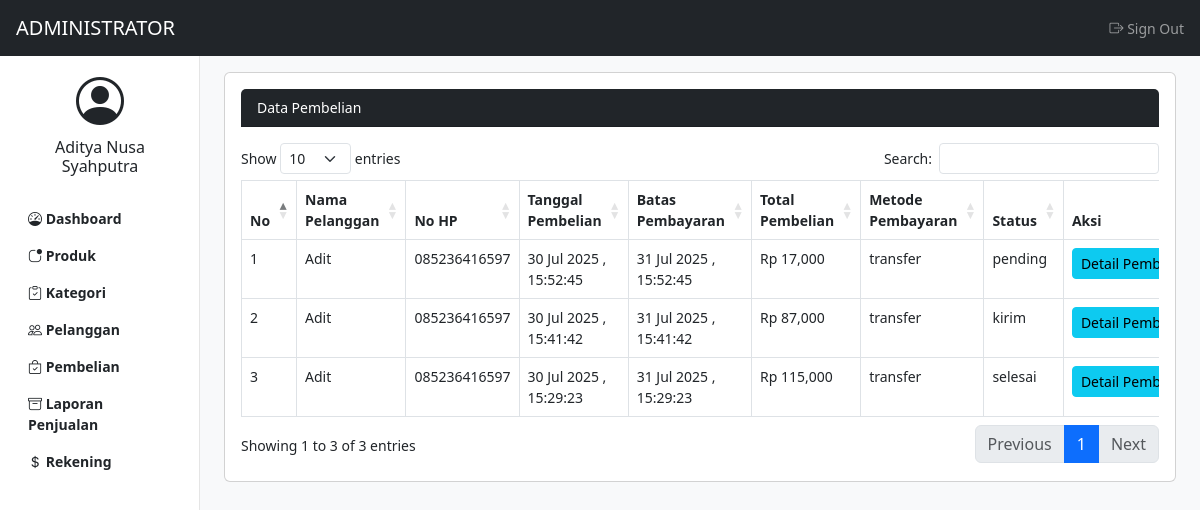
/admin/pembelian.php (signed in), run on the app's committed database.
### tables this page shows
CREATE TABLE `pembelian` (
  `id_pembelian` int(11) NOT NULL,
  `id_pelanggan` int(11) NOT NULL,
  `tanggal_pembelian` datetime NOT NULL,
  `batas_pembayaran` datetime NOT NULL,
  `total_pembelian` int(11) NOT NULL,
  `status_pembelian` enum('pending','lunas','kirim','selesai','batal') NOT NULL,
  `metode_pembayaran` enum('transfer','cod') NOT NULL
);

CREATE TABLE `pelanggan` (
  `id_pelanggan` int(11) NOT NULL,
  `username_pelanggan` varchar(100) NOT NULL,
  `password_pelanggan` varchar(100) NOT NULL,
  `nama_pelanggan` varchar(100) NOT NULL,
  `jk_pelanggan` enum('laki laki','perempuan') NOT NULL,
  `alamat_pelanggan` text NOT NULL,
  `hp_pelanggan` varchar(15) NOT NULL,
  `email_pelanggan` varchar(50) NOT NULL
);

### admin/pembelian.php (the view, shortened to what this page needs)
<?php
include "header.php";
$ambil_p = $koneksi -> query("SELECT * FROM pembelian LEFT JOIN pelanggan ON pembelian.id_pelanggan = pelanggan.id_pelanggan ORDER BY id_pembelian DESC");
$pembelian = array();
while ($tiap_p = $ambil_p -> fetch_assoc())
{
	$pembelian[] = $tiap_p;
}
?>
<div class="card-header bg-dark text-white mb-3">Data Pembelian</div>
<div class="table-responsive">
	<table class="table table-bordered table-hover" id="thetable">
		<thead>
			<tr>
				<th>No</th>
				<th>Nama Pelanggan</th>
				<th>No HP</th>
				<th>Tanggal Pembelian</th>
				<th>Batas Pembayaran</th>
				<th>Total Pembelian</th>
				<th>Metode Pembayaran</th>
				<th>Status</th>
				<th>Aksi</th>
			</tr>
		</thead>
		<tbody>
			<?php foreach ($pembelian as $key => $value): ?>
				<tr>
					<td><?php echo $key+1; ?></td>
					<td><?php echo $value["nama_pelanggan"]; ?></td>
					<td><?php echo $value["hp_pelanggan"]; ?></td>
					<td><?php echo date("d M Y , H:i:s",strtotime($value["tanggal_pembelian"])); ?></td>
					<?php if ($value['metode_pembayaran']=="transfer"): ?>
						<td><?php echo date("d M Y , H:i:s",strtotime($value["batas_pembayaran"])); ?></td>
						<?php else: ?>
						<td align="center">-</td>
						<?php endif ?>
					<td>Rp <?php echo number_format($value["total_pembelian"]); ?></td>
					<td><?php echo $value["metode_pembayaran"]; ?></td>
					<td><?php echo $value["status_pembelian"]; ?></td>
					<td nowrap="nowrap">
						<a href="detail_pembelian.php?id=<?php echo $value["id_pembelian"]; ?>" class="btn-sm btn btn-info">Detail Pembelian</a>
					</td>
				</tr>
			<?php endforeach ?>
		</tbody>
	</table>
</div>
<?php
include "footer.php";
?>

### admin/header.php (shortened to what this page needs)
<?php
include "../koneksi.php";
$id_admin = $_SESSION["admin"] ["id_admin"];
$ambil_admin = $koneksi -> query("SELECT * FROM admin WHERE id_admin = '$id_admin'");
$admin = $ambil_admin -> fetch_assoc();
?>
<!DOCTYPE html>
<html>
<head>
	<link rel="stylesheet" type="text/css" href="../assets/css/bootstrap.css">
	<link rel="stylesheet" type="text/css" href="https://cdn.jsdelivr.net/npm/bootstrap-icons@1.5.0/font/bootstrap-icons.css">
	<link rel="stylesheet" type="text/css" href="../assets/css/dashboard.css">
	<link rel="stylesheet" type="text/css" href="../assets/css/dataTables.bootstrap5.min.css">
</head>
<body>
	<header class="navbar navbar-dark bg-dark sticky-top">
		<a class="navbar-brand px-3" href="index.php">ADMINISTRATOR</a>
		<div class="navbar-nav">
			<div class="nav-item">
				<a class="nav-link px-3" href="logout.php" onclick="return confirm('Apakah anda yakin ingin keluar?')">
					<i class="bi bi-box-arrow-right"></i>
					Sign Out
				</a>
			</div>
		</div>
	</header>
	<div class="container-fluid">
		<div class="row">
			<nav id="sidebar" class="col-md-3 col-lg-2 bg-white position-fixed start-0 top-0 bottom-0 py-5 collapse d-md-block sidebar">
				<a href="profil_admin.php" class="text-decoration-none">
					<div class="container text-center pt-4">
						<span class="bi bi-person-circle display-5 text-dark"></span>
						<h6 class="pt-2 text-dark"><?php echo $admin["nama_admin"]; ?></h6>
					</div>
				</a>
				<div class="pt-3">
					<ul class="nav flex-column">
						<li class="nav-item">
							<a href="index.php" class="nav-link text-dark fw-bold"><span class="bi bi-speedometer"></span> Dashboard</a>
						</li>
						<li class="nav-item">
							<a href="produk.php" class="nav-link text-dark fw-bold"><span class="bi bi-app-indicator"></span> Produk</a>
						</li>
						<li class="nav-item">
							<a href="kategori.php" class="nav-link text-dark fw-bold"><span class="bi bi-clipboard-check"></span> Kategori</a>
						</li>
						<li class="nav-item">
							<a href="pelanggan.php" class="nav-link text-dark fw-bold"><span class="bi bi-people"></span> Pelanggan</a>
						</li>
						<li class="nav-item">
							<a href="pembelian.php" class="nav-link text-dark fw-bold"><span class="bi bi-bag-check"></span> Pembelian</a>
						</li>
						<li class="nav-item">
							<a href="laporan_penjualan.php" class="nav-link text-dark fw-bold"><span class="bi bi-archive"></span> Laporan Penjualan</a>
						</li>
						<li class="nav-item">
							<a href="rekening.php" class="nav-link text-dark fw-bold"><span class="bi bi-currency-dollar"></span> Rekening</a>
						</li>
					</ul>
				</div>
			</nav>
		</div>
	</div>
	<main class="col-lg-10 col-md-9 ms-sm-auto px-sm-4 py-3 vh-100 bg-light">
		<div class="card">
			<div class="card-body">

### assets/css/dashboard.css (style rules this page uses)
body { font-size: 0.875rem; }
.sidebar { z-index: 100; box-shadow: inset -1px 0 0 0 rgba(0, 0, 0, 0.1); }

### data on the page
pembelian: id_pelanggan.nama_pelanggan "Adit", id_pelanggan.hp_pelanggan "085236416597", tanggal_pembelian "30 Jul 2025 , 15:52:45", batas_pembayaran "31 Jul 2025 , 15:52:45", total_pembelian "17,000", metode_pembayaran "transfer", status_pembelian "pending"
pembelian: id_pelanggan.nama_pelanggan "Adit", id_pelanggan.hp_pelanggan "085236416597", tanggal_pembelian "30 Jul 2025 , 15:41:42", batas_pembayaran "31 Jul 2025 , 15:41:42", total_pembelian "87,000", metode_pembayaran "transfer", status_pembelian "kirim"
pembelian: id_pelanggan.nama_pelanggan "Adit", id_pelanggan.hp_pelanggan "085236416597", tanggal_pembelian "30 Jul 2025 , 15:29:23", batas_pembayaran "31 Jul 2025 , 15:29:23", total_pembelian "115,000", metode_pembayaran "transfer", status_pembelian "selesai"

### other printed values
$admin["nama_admin"] "Aditya Nusa Syahputra"
